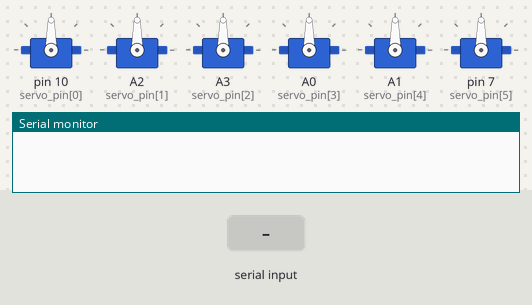
Bench run of a sketch on a simulated Arduino Uno, built with avr-gcc and run on an emulated ATmega328P. On the bench: 6 × servo, the last lines printed to the serial monitor. The test bench sets the inputs (shaded band).

Above: at 1.2 s.
1.3 s: "1" received over Serial
At 4.2 s:
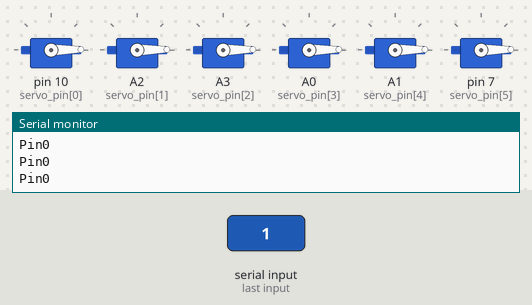
4.3 s: "," received over Serial
7.3 s: "90,45\n" received over Serial
At 9.7 s:
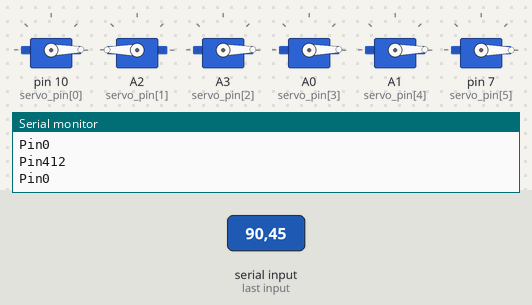
10.3 s: "30,150\n" received over Serial
At 13.1 s:
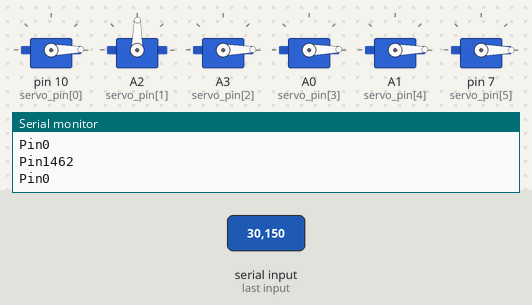
13.3 s: "1\n" received over Serial
At 16.5 s:
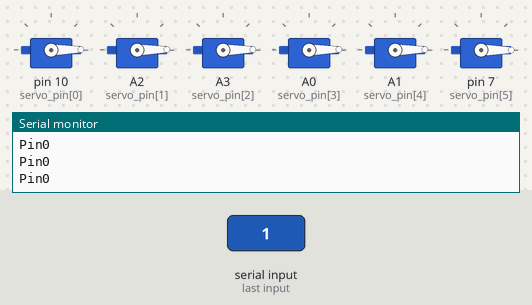
Timing chart, 0 to 17.3 s (numbered marks = the images above; inputs shaded):
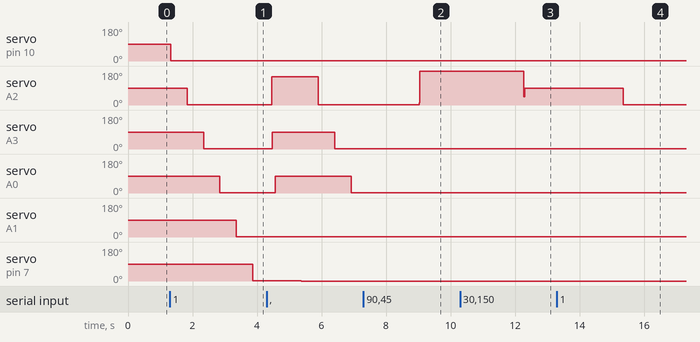

Measured:
- after the input at 1.3 s, servo on pin 10 (servo_pin[0]): 90° → 1° at once; servo on A2 (servo_pin[1]): 90° → 1° after 0.53 s; servo on A3 (servo_pin[2]): 90° → 1° after 1.0 s; servo on A0 (servo_pin[3]): 90° → 1° after 1.5 s; servo on A1 (servo_pin[4]): 90° → 1° after 2.1 s
- after the input at 7.3 s, servo on A2 (servo_pin[1]): 1° → 180° after 1.7 s
- after the input at 10.3 s, servo on A2 (servo_pin[1]): 180° → 89° after 2.0 s
- after the input at 13.3 s, servo on A2 (servo_pin[1]): 89° → 1° after 2.1 s

The sketch:

Servo_project.ino
```cpp
// Include the Servo library
#include <Servo.h>
// Create the servo object
Servo servo[6];
#define servo_NUM  6                                  //Define servo number
byte servo_pin[servo_NUM] = {10, A2, A3, A0, A1, 7};  //Store PIN numbers

int Num_servo, numdata[6]={0};
double a_0,a_1,a_2,a_3,a_4,a_5;
int mark = 0;
String comdata = "";
int times = 10;

void setup() {

   // We need to attach the servo to the used pin number
   int i = 0;
   // servo pin initial
   for(i = 0; i < 6; i++)
     servo[i].attach(servo_pin[i]);
   // Serial initial
    Serial.begin(9600);
    while(Serial==-1){;}

   // postion inital
//   for(i = 0; i < 6; i++)
//   {
//     Servo[i].write(90);
//     delay(200);
//   }
}
void loop(){
    int j=0;
    int trow = 0;
    while (Serial.available() > 0)
    {
        comdata += char(Serial.read());
        delay(20);
        mark = 1;
    }
    if(mark ==1){
      Serial.println(comdata);
      if(comdata[0]=='1'){
        trow=1;
      }
      for(int i=2;i<comdata.length();i++){
        if(comdata[i]==','||comdata[i]=='['||comdata[i]==']'){
          j++;
        }
        else{
          numdata[j] = numdata[j]*10+(comdata[i]-'0');
        }
      }
      comdata=String("");
      for(int i=0;i<6;i++){
        Serial.print("Pin");
        Serial.println(numdata[i]);
        //servo[i].write(numdata[i]);
        //delay(200);
        moveslow(i,numdata[i]);
        numdata[i]=0;
        mark =0;
    }
    if(trow==1){
      delay(100);
      servo[1].write(150);
    delay(times);
    servo[2].write(90);
   delay(100);
    servo[3].write(90);
    delay(800);
    servo[5].write(0);
    trow=0;
    }
}
}
void moveslow(int num_servo,int pos){
  int initial_speed=servo[num_servo].read();
  if(initial_speed<pos){
  for(int i=servo[num_servo].read(); i<pos;i++)
  servo[num_servo].write(i);
  delay(500);
  }else{
  for(int i=servo[num_servo].read(); i>pos;i--)
  servo[num_servo].write(i);
  delay(500);
  }
}
```
